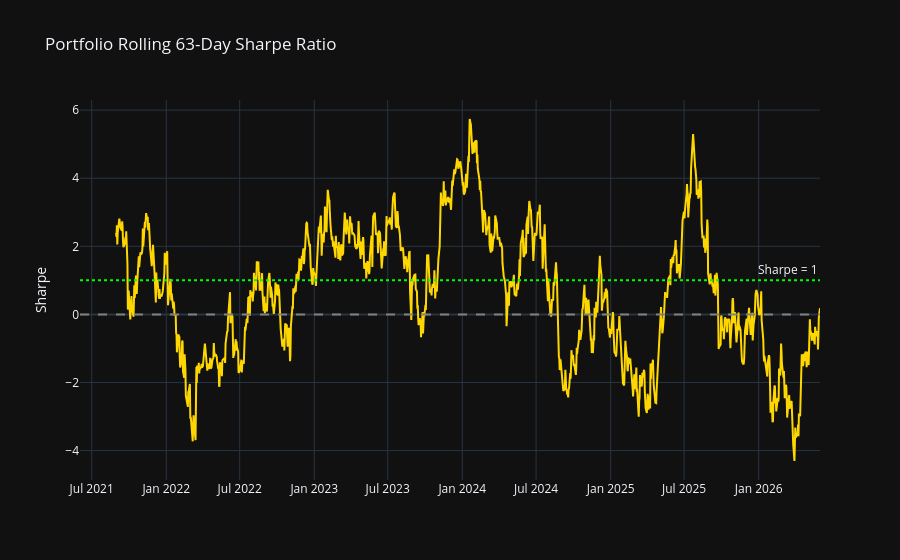
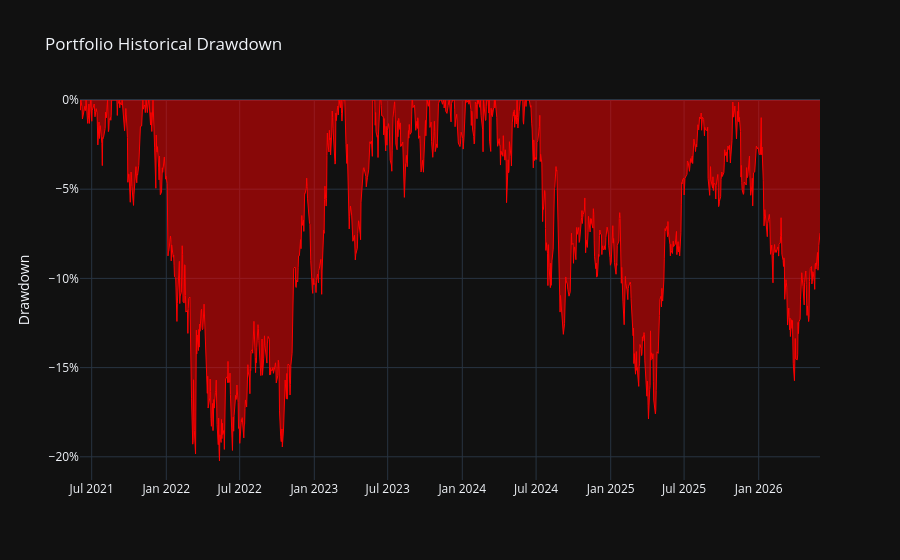

Notebook cell for these charts, in order:
### Markdown cell above
### 2b-ii · Rolling Portfolio Metrics (Sharpe, Drawdown)

### Code cell
ROLLING_METRICS_WINDOW = 63   # ~1 quarter; override here if needed

roll_ret  = portfolio_rets.rolling(ROLLING_METRICS_WINDOW).mean() * 252
roll_vol2 = portfolio_rets.rolling(ROLLING_METRICS_WINDOW).std()  * np.sqrt(252)
roll_sharpe = (roll_ret - RISK_FREE) / roll_vol2

# Rolling drawdown on cumulative portfolio
cum_port  = (1 + portfolio_rets).cumprod()
roll_peak = cum_port.cummax()
roll_dd   = (cum_port - roll_peak) / roll_peak

fig = go.Figure()
fig.add_trace(go.Scatter(x=roll_sharpe.index, y=roll_sharpe,
                         name=f'Rolling {ROLLING_METRICS_WINDOW}d Sharpe',
                         line=dict(color='gold', width=2)))
fig.add_hline(y=0, line_dash='dash', line_color='grey')
fig.add_hline(y=1, line_dash='dot',  line_color='lime', annotation_text='Sharpe = 1')
fig.update_layout(title=f'Portfolio Rolling {ROLLING_METRICS_WINDOW}-Day Sharpe Ratio',
                  yaxis_title='Sharpe', template='plotly_dark')
fig.show()

fig2 = go.Figure()
fig2.add_trace(go.Scatter(x=roll_dd.index, y=roll_dd,
                          fill='tozeroy', name='Drawdown',
                          line=dict(color='red', width=1)))
fig2.update_layout(title='Portfolio Historical Drawdown',
                   yaxis_title='Drawdown', yaxis_tickformat='.0%',
                   template='plotly_dark')
fig2.show()

print(f'Rolling {ROLLING_METRICS_WINDOW}d Sharpe  — current: {roll_sharpe.iloc[-1]:.2f} '
      f'| max: {roll_sharpe.max():.2f} | min: {roll_sharpe.min():.2f}')
print(f'Max historical drawdown (portfolio): {roll_dd.min():.2%}')
print(f'Current drawdown from peak:          {roll_dd.iloc[-1]:.2%}')

### Figure 1 — Plotly figure (JSON) as saved in the notebook; plotly's stock layout.template omitted (floating-point values rounded to 4 significant figures; data arrays with more than 128 entries replaced by an {"elided": "..."} marker saying what was removed)
{"data": [{"line": {"color": "gold", "width": 2}, "name": "Rolling 63d Sharpe", "type": "scatter", "x": {"elided": "1255 str values"}, "y": {"elided": "1255 float values"}}], "layout": {"annotations": [{"showarrow": false, "text": "Sharpe = 1", "x": 1, "xanchor": "right", "xref": "x domain", "y": 1, "yanchor": "bottom", "yref": "y"}], "shapes": [{"line": {"color": "grey", "dash": "dash"}, "type": "line", "x0": 0, "x1": 1, "xref": "x domain", "y0": 0, "y1": 0, "yref": "y"}, {"line": {"color": "lime", "dash": "dot"}, "type": "line", "x0": 0, "x1": 1, "xref": "x domain", "y0": 1, "y1": 1, "yref": "y"}], "title": {"text": "Portfolio Rolling 63-Day Sharpe Ratio"}, "yaxis": {"title": {"text": "Sharpe"}}}}

### Figure 2 — Plotly figure (JSON) as saved in the notebook; plotly's stock layout.template omitted (floating-point values rounded to 4 significant figures; data arrays with more than 128 entries replaced by an {"elided": "..."} marker saying what was removed)
{"data": [{"fill": "tozeroy", "line": {"color": "red", "width": 1}, "name": "Drawdown", "type": "scatter", "x": {"elided": "1255 str values"}, "y": {"elided": "1255 float values"}}], "layout": {"title": {"text": "Portfolio Historical Drawdown"}, "yaxis": {"tickformat": ".0%", "title": {"text": "Drawdown"}}}}
